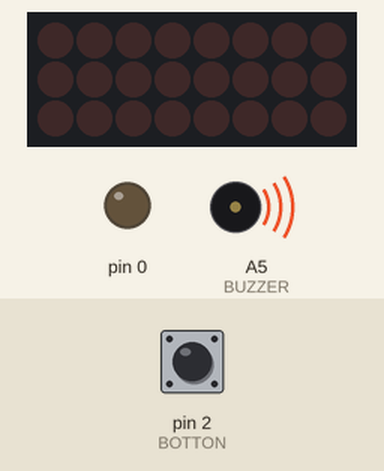
This sketch was run on a simulated Arduino Uno, built with avr-gcc and run on an emulated ATmega328P. Parts: 8×3 LED matrix, output pins drawn as LEDs (lit = HIGH), buzzer (waves = sounding). Wiring (inferred from the names in the program): LED matrix (orientation assumed): rows pin 6, pin 13, pin 7; columns pin 5, pin 4, pin 3, A4, A3, A2, A1, A0. Inputs (shaded band) come from the test bench; at power-on: pin 2 (BOTTON) HIGH. Pins used as bus, display or sensor lines are not drawn.

Above: at 1.2 s.
1.3 s: pin 2 (BOTTON) pulled LOW for 0.15 s
At 1.89 s:
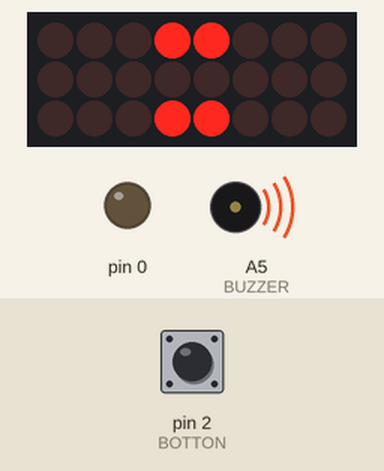
2.0 s: pin 2 (BOTTON) pulled LOW for 1 s
At 2.7 s:
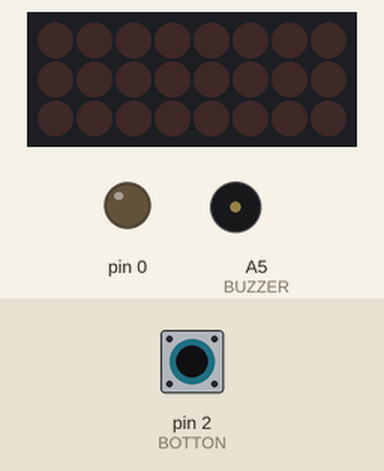
3.6 s: pin 2 (BOTTON) pulled LOW for 3.2 s
At 5.9 s:
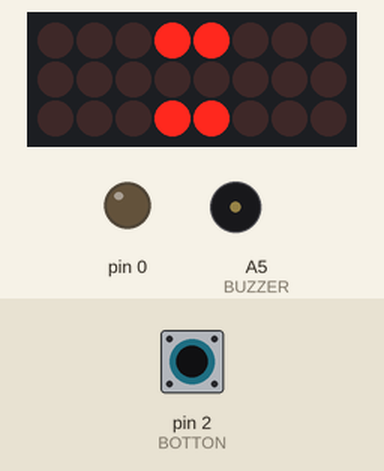
Timing chart, 0 to 13.4 s (numbered marks = the images above; inputs shaded):
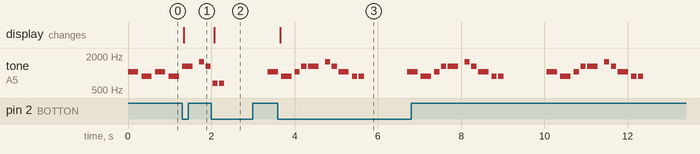

Measured:
- after the input at 1.3 s, the display: changes at once (image 1)
- after the input at 2.0 s, the display: changes after 0.08 s (image 2)
- after the input at 3.6 s, the display: changes after 0.05 s (image 3)

The sketch:

toneMelody.ino
```cpp
#include "pitches.h"


#define ROW1 13
#define ROW2 12
#define ROW3 11
#define ROW4 10
#define ROW5 9
#define ROW6 8
#define ROW7 7
#define ROW8 6

#define COL1 5
#define COL2 4
#define COL3 3
#define COL4 A4
#define COL5 A3
#define COL6 A2
#define COL7 A1
#define COL8 A0

#define BUZZER A5
#define BOTTON 2

struct song {
  int melody[30];
  int noteDurations[30];
  int len;
};


struct song songs[2];

const int row[] = { ROW1, ROW2, ROW3, ROW4, ROW5, ROW6, ROW7, ROW8};
const int col[] = { COL1, COL2, COL3, COL4, COL5, COL6, COL7, COL8};

byte scan[8][8] = { {1,0,0,0,0,0,0,0},
                    {0,1,0,0,0,0,0,0},
                    {0,0,1,0,0,0,0,0},
                    {0,0,0,1,0,0,0,0},
                    {0,0,0,0,1,0,0,0},
                    {0,0,0,0,0,1,0,0},
                    {0,0,0,0,0,0,1,0},
                    {0,0,0,0,0,0,0,1} };

byte W[8][8] = { {1,1,1,1,1,1,1,1},
                 {0,1,1,1,1,1,1,0},
                 {0,1,1,0,0,1,1,0},
                 {0,1,1,0,0,1,1,0},
                 {0,1,1,0,0,1,1,0},
                 {1,0,0,1,1,0,0,1},
                 {1,1,1,1,1,1,1,1},
                 {1,1,1,1,1,1,1,1}};

byte T[8][8] = { {1,1,1,1,1,1,1,1},
                 {1,0,0,0,0,0,0,1},
                 {1,0,0,0,0,0,0,1},
                 {1,1,1,0,0,1,1,1},
                 {1,1,1,0,0,1,1,1},
                 {1,1,1,0,0,1,1,1},
                 {1,1,1,0,0,1,1,1},
                 {1,1,1,0,0,1,1,1}};


int trackID = 0;

void blink() {
  trackID++;
  if(trackID == 2) {
    trackID = 0;
  }
}

void setup() {

  for (byte i = 0; i <= sizeof(row); i++) {
    pinMode(row[i], OUTPUT);
  }
  for (byte i = 0; i <= sizeof(col); i++) {
    pinMode(col[i], OUTPUT);
  }
  setSongs();

  pinMode(BOTTON, INPUT_PULLUP);
  attachInterrupt(digitalPinToInterrupt(BOTTON), blink, FALLING );
}

long preTime = 0, curTime = 0, pauseBetweenNotes = 0;
int thisNote = -1, noteDuration = 0;

void loop() {
  showPattern(trackID);
}

void showPattern(int id){
  if(id == 0) {
    for(byte i = 0; i < 8; i++){
      for(byte j = 0; j < 8; j++){
        digitalWrite(row[j], 1 - scan[i][j]);
        digitalWrite(col[j], 1 - W[i][j]);
      }
      for(byte j = 0; j < 8; j++){
        digitalWrite(row[j], HIGH);
        digitalWrite(col[j], LOW);
      }
      check(id);
    }
  }
  if(id == 1) {
    for(byte i = 0; i < 8; i++){
      for(byte j = 0; j < 8; j++){
        digitalWrite(row[j], 1 - scan[i][j]);
        digitalWrite(col[j], 1 - T[i][j]);
      }
      for(byte j = 0; j < 8; j++){
        digitalWrite(row[j], HIGH);
        digitalWrite(col[j], LOW);
      }
      check(id);
    }
  }
}

void check(int id){
  curTime = millis();
  if(curTime - preTime >= pauseBetweenNotes) {
    thisNote ++;
    if(thisNote >= songs[id].len) {
      thisNote = -1;
      pauseBetweenNotes = 1000;
    }
    else{
      noteDuration = 1000 / songs[id].noteDurations[thisNote];
      tone(BUZZER, songs[id].melody[thisNote], noteDuration);
      pauseBetweenNotes = noteDuration * 1.30;
    }
    preTime = millis();
  }
}


void setSongs() {

songs[0].melody[0] = NOTE_C6;
songs[0].melody[1] = NOTE_A5;
songs[0].melody[2] = NOTE_C6;
songs[0].melody[3] = NOTE_A5;
songs[0].melody[4] = NOTE_C6;
songs[0].melody[5] = NOTE_A5;
songs[0].melody[6] = NOTE_C6;
songs[0].melody[7] = NOTE_G5;
songs[0].melody[8] = NOTE_E5;
songs[0].melody[9] = NOTE_E5;

songs[0].noteDurations[0] = 4;
songs[0].noteDurations[1] = 4;
songs[0].noteDurations[2] = 4;
songs[0].noteDurations[3] = 4;
songs[0].noteDurations[4] = 8;
songs[0].noteDurations[5] = 8;
songs[0].noteDurations[6] = 8;
songs[0].noteDurations[7] = 8;
songs[0].noteDurations[8] = 8;
songs[0].noteDurations[9] = 8;

songs[0].len = 10;

songs[1].melody[0] = NOTE_C6;
songs[1].melody[1] = NOTE_A5;
songs[1].melody[2] = NOTE_C6;
songs[1].melody[3] = NOTE_E6;
songs[1].melody[4] = NOTE_E6;
songs[1].melody[5] = 0;
songs[1].melody[6] = NOTE_G6;
songs[1].melody[7] = NOTE_E6;
songs[1].melody[8] = NOTE_C6;
songs[1].melody[9] = NOTE_A5;
songs[1].melody[10] = NOTE_A5;

songs[1].noteDurations[0] = 4;
songs[1].noteDurations[1] = 4;
songs[1].noteDurations[2] = 8;
songs[1].noteDurations[3] = 8;
songs[1].noteDurations[4] = 4;
songs[1].noteDurations[5] = 16;
songs[1].noteDurations[6] = 8;
songs[1].noteDurations[7] = 8;
songs[1].noteDurations[8] = 4;
songs[1].noteDurations[9] = 8;
songs[1].noteDurations[10] = 8;

songs[1].len = 11;

}
```

pitches.h
```cpp
/*************************************************
   Public Constants
 *************************************************/

#define NOTE_B0  31
#define NOTE_C1  33
#define NOTE_CS1 35
#define NOTE_D1  37
#define NOTE_DS1 39
#define NOTE_E1  41
#define NOTE_F1  44
#define NOTE_FS1 46
#define NOTE_G1  49
#define NOTE_GS1 52
#define NOTE_A1  55
#define NOTE_AS1 58
#define NOTE_B1  62
#define NOTE_C2  65
#define NOTE_CS2 69
#define NOTE_D2  73
#define NOTE_DS2 78
#define NOTE_E2  82
#define NOTE_F2  87
#define NOTE_FS2 93
#define NOTE_G2  98
#define NOTE_GS2 104
#define NOTE_A2  110
#define NOTE_AS2 117
#define NOTE_B2  123
#define NOTE_C3  131
#define NOTE_CS3 139
#define NOTE_D3  147
#define NOTE_DS3 156
#define NOTE_E3  165
#define NOTE_F3  175
#define NOTE_FS3 185
#define NOTE_G3  196
#define NOTE_GS3 208
#define NOTE_A3  220
#define NOTE_AS3 233
#define NOTE_B3  247
#define NOTE_C4  262
#define NOTE_CS4 277
#define NOTE_D4  294
#define NOTE_DS4 311
#define NOTE_E4  330
#define NOTE_F4  349
#define NOTE_FS4 370
#define NOTE_G4  392
#define NOTE_GS4 415
#define NOTE_A4  440
#define NOTE_AS4 466
#define NOTE_B4  494
#define NOTE_C5  523
#define NOTE_CS5 554
#define NOTE_D5  587
#define NOTE_DS5 622
#define NOTE_E5  659
#define NOTE_F5  698
#define NOTE_FS5 740
#define NOTE_G5  784
#define NOTE_GS5 831
#define NOTE_A5  880
#define NOTE_AS5 932
#define NOTE_B5  988
#define NOTE_C6  1047
#define NOTE_CS6 1109
#define NOTE_D6  1175
#define NOTE_DS6 1245
#define NOTE_E6  1319
#define NOTE_F6  1397
#define NOTE_FS6 1480
#define NOTE_G6  1568
#define NOTE_GS6 1661
#define NOTE_A6  1760
#define NOTE_AS6 1865
#define NOTE_B6  1976
#define NOTE_C7  2093
#define NOTE_CS7 2217
#define NOTE_D7  2349
#define NOTE_DS7 2489
#define NOTE_E7  2637
#define NOTE_F7  2794
#define NOTE_FS7 2960
#define NOTE_G7  3136
#define NOTE_GS7 3322
#define NOTE_A7  3520
#define NOTE_AS7 3729
#define NOTE_B7  3951
#define NOTE_C8  4186
#define NOTE_CS8 4435
#define NOTE_D8  4699
#define NOTE_DS8 4978
```
